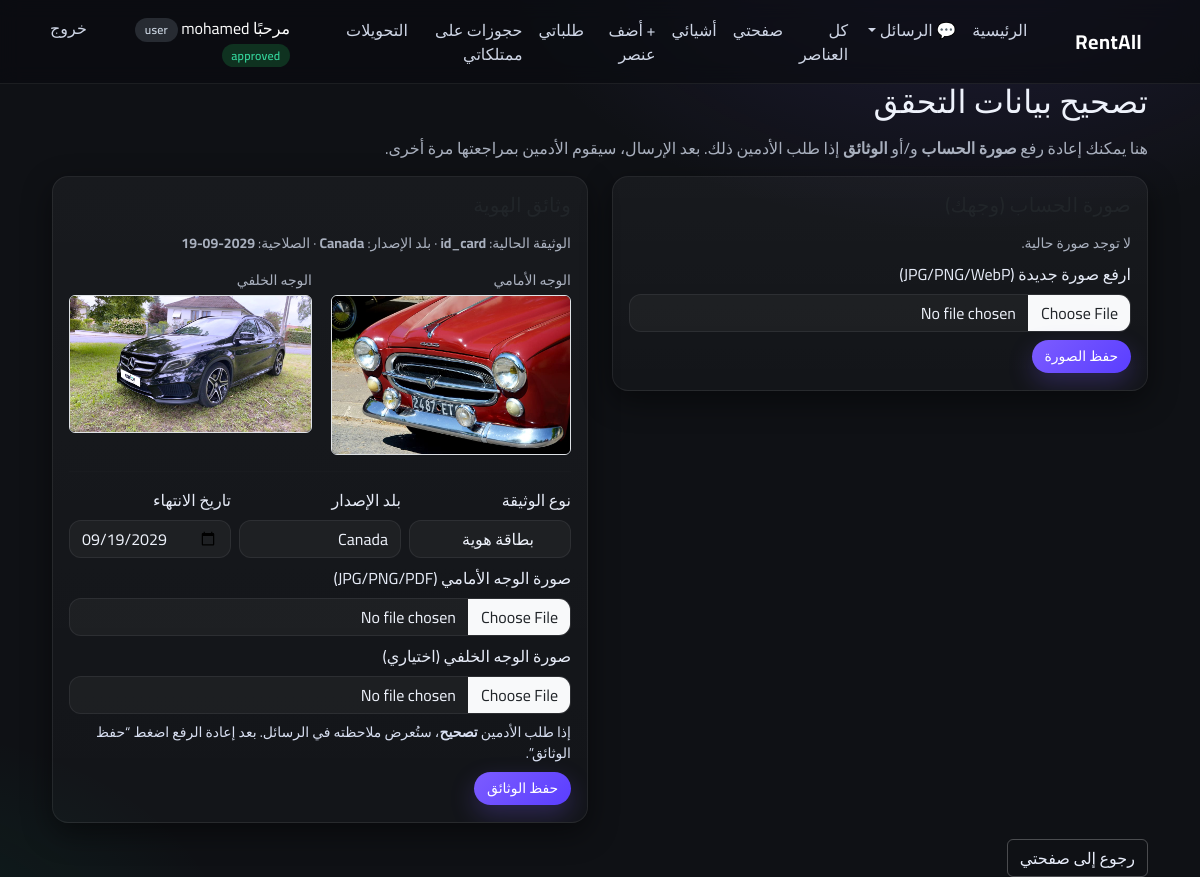
The app's page /profile/docs (signed in) with its own data.
### app/models.py (models this page shows, shortened)
class User(Base):
    __tablename__ = "users"
    id = Column(Integer, primary_key=True, index=True)
    first_name = Column(String(100), nullable=False)
    last_name  = Column(String(100), nullable=False)
    email      = Column(String(200), unique=True, nullable=False, index=True)
    phone      = Column(String(50), nullable=False)
    password_hash = Column(String(255), nullable=False)
    stripe_account_id = col_or_literal("users", "stripe_account_id", String, nullable=True)
    payouts_enabled   = col_or_literal("users", "payouts_enabled", Boolean, default=False)
    role              = col_or_literal("users", "role", String(20), default="user")
    status            = col_or_literal("users", "status", String(20), default="pending")
    is_verified    = col_or_literal("users", "is_verified", Boolean, default=False, nullable=False)
    verified_at    = col_or_literal("users", "verified_at", DateTime, nullable=True)
    if _has_column("users", "verified_by_id"):
        verified_by_id = Column(Integer, ForeignKey("users.id"), nullable=True)
    else:
        verified_by_id = column_property(literal(None))
    created_at = Column(DateTime, default=datetime.utcnow)
    updated_at = col_or_literal("users", "updated_at", DateTime, default=datetime.utcnow, onupdate=datetime.utcnow)
    avatar_path = col_or_literal("users", "avatar_path", String(500), nullable=True)
    documents = relationship(
        "Document",
        back_populates="user",
        cascade="all, delete-orphan"
    )
    items = relationship(
        "Item",
        back_populates="owner",
        cascade="all, delete-orphan"
    )
    sent_messages = relationship(
        "Message",
        foreign_keys="Message.sender_id",
        back_populates="sender"
    )
    ratings_given = relationship(
        "Rating",
        foreign_keys="Rating.rater_id",
        back_populates="rater"
    )
    ratings_received = relationship(
        "Rating",
        foreign_keys="Rating.rated_user_id",
        back_populates="rated_user"
    )
    if _has_column("users", "verified_by_id"):
        verified_by = relationship(
            "User",
            remote_side=[id],
            foreign_keys="[User.verified_by_id]",
            backref="verified_users",
            uselist=False
        )

class Document(Base):
    __tablename__ = "documents"
    id = Column(Integer, primary_key=True, index=True)
    user_id = Column(Integer, ForeignKey("users.id"))
    doc_type = Column(String(50))           # id_card / driver_license / passport
    country  = Column(String(100))
    expiry_date = Column(Date, nullable=True)
    file_front_path = Column(String(500))
    file_back_path  = Column(String(500), nullable=True)
    review_status = Column(String(20), default="pending")
    review_note   = Column(Text, nullable=True)
    created_at = Column(DateTime, default=datetime.utcnow)
    reviewed_at = Column(DateTime, nullable=True)
    user = relationship("User", back_populates="documents")

### app/profiles.py (the view)
@router.get("/profile/docs")
def profile_docs_get(request: Request, db: Session = Depends(get_db)):
    u = request.session.get("user")
    if not u:
        return RedirectResponse(url="/login", status_code=303)
    user = db.query(User).get(u["id"])
    return request.app.templates.TemplateResponse(
        "profile_docs.html",
        {"request": request, "title": "تصحيح بيانات التحقق", "user": user, "session_user": u}
    )

### app/templates/profile_docs.html (shortened to what this page needs)
{% extends "base.html" %}
{% block content %}
<h2 class="mb-3">تصحيح بيانات التحقق</h2>
<p class="text-muted">
هنا يمكنك إعادة رفع <strong>صورة الحساب</strong> و/أو <strong>الوثائق</strong> إذا طلب الأدمين ذلك.
بعد الإرسال، سيقوم الأدمين بمراجعتها مرة أخرى.
</p>
<div class="row">
  <div class="col-md-6">
    <div class="card mb-3">
      <div class="card-body">
        <h5 class="mb-3">صورة الحساب (وجهك)</h5>
        {% if user.avatar_path %}
          <div class="mb-2">
            <div class="small text-muted mb-1">الصورة الحالية:</div>
            <img src="/{{ user.avatar_path }}" class="rounded border" style="width:160px;height:160px;object-fit:cover;">
          </div>
        {% else %}
          <div class="text-muted small mb-2">لا توجد صورة حالية.</div>
        {% endif %}
        <form method="post" action="/profile/docs" enctype="multipart/form-data">
          <div class="mb-2">
            <label class="form-label">ارفع صورة جديدة (JPG/PNG/WebP)</label>
            <input class="form-control" type="file" name="avatar" accept="image/*" required>
          </div>
          <button class="btn btn-primary btn-sm">حفظ الصورة</button>
        </form>
      </div>
    </div>
  </div>
  <div class="col-md-6">
    <div class="card mb-3">
      <div class="card-body">
        <h5 class="mb-3">وثائق الهوية</h5>
        {% set d = (user.documents|first) %}
        <div class="row g-3">
          <div class="col-12">
            <div class="small text-muted">الوثيقة الحالية:
              {% if d %}
                <strong>{{ d.doc_type or "-" }}</strong> · بلد الإصدار: <strong>{{ d.country or "-" }}</strong> · الصلاحية: <strong>{{ d.expiry_date or "-" }}</strong>
              {% else %}
                لا يوجد سجل وثيقة بعد
              {% endif %}
            </div>
          </div>
          <div class="col-6">
            <div class="small text-muted mb-1">الوجه الأمامي</div>
            {% if d and d.file_front_path %}
              <img src="/{{ d.file_front_path }}" class="img-fluid rounded border" style="max-height:160px;object-fit:cover;">
            {% else %}
              <div class="text-muted small">غير مرفوع</div>
            {% endif %}
          </div>
          <div class="col-6">
            <div class="small text-muted mb-1">الوجه الخلفي</div>
            {% if d and d.file_back_path %}
              <img src="/{{ d.file_back_path }}" class="img-fluid rounded border" style="max-height:160px;object-fit:cover;">
            {% else %}
              <div class="text-muted small">غير مرفوع</div>
            {% endif %}
          </div>
        </div>
        <hr class="my-3">
        <form method="post" action="/profile/docs" enctype="multipart/form-data">
          <div class="row g-2">
            <div class="col-md-4">
              <label class="form-label">نوع الوثيقة</label>
              <select class="form-select" name="doc_type" required>
                <option value="id_card"  {% if d and d.doc_type=='id_card' %}selected{% endif %}>بطاقة هوية</option>
              </select>
            </div>
            <div class="col-md-4">
              <label class="form-label">بلد الإصدار</label>
              <input class="form-control" type="text" name="doc_country" value="{{ d.country if d else '' }}" required>
            </div>
            <div class="col-md-4">
              <label class="form-label">تاريخ الانتهاء</label>
              <input class="form-control" type="date" name="doc_expiry" value="{{ d.expiry_date if d and d.expiry_date }}">
            </div>
          </div>
          <div class="mt-2">
            <label class="form-label">صورة الوجه الأمامي (JPG/PNG/PDF)</label>
            <input class="form-control" type="file" name="doc_front" accept=".jpg,.jpeg,.png,.pdf">
          </div>
          <div class="mt-2">
            <label class="form-label">صورة الوجه الخلفي (اختياري)</label>
            <input class="form-control" type="file" name="doc_back" accept=".jpg,.jpeg,.png,.pdf">
          </div>
          <div class="form-text text-muted mt-2">
            إذا طلب الأدمين <strong>تصحيح</strong>، ستُعرض ملاحظته في الرسائل. بعد إعادة الرفع اضغط “حفظ الوثائق”.
          </div>
          <button class="btn btn-primary btn-sm mt-2">حفظ الوثائق</button>
        </form>
      </div>
    </div>
  </div>
</div>
<a href="/profile" class="btn btn-outline-light">رجوع إلى صفحتي</a>
{% endblock %}

### app/templates/base.html (shortened to what this page needs)
<!doctype html>
<html lang="ar" dir="rtl">
  <head>
    <link href="https://cdn.jsdelivr.net/npm/bootstrap@5.3.2/dist/css/bootstrap.min.css" rel="stylesheet">
    <link href="/static/style.css" rel="stylesheet">
  </head>
  <body>
    <nav class="navbar navbar-expand-lg navbar-dark bg-dark fixed-top">
      <div class="container">
        <a class="navbar-brand fw-bold" href="/">RentAll</a>
        <div class="collapse navbar-collapse" id="mainNav">
          <ul class="navbar-nav me-auto mb-2 mb-lg-0">
            <li class="nav-item"><a class="nav-link" href="/">الرئيسية</a></li>
            {% if session_user %}
              {% set unread = (request.state.unread_messages | default(0)) | int %}
              <li class="nav-item dropdown messages-dropdown">
                <a class="nav-link dropdown-toggle nav-msg-link" href="/messages" id="messagesDropdown" role="button" data-bs-toggle="dropdown" aria-expanded="false">
                  💬 الرسائل
                </a>
              </li>
              {% if session_user.status == 'approved' %}
                <li class="nav-item"><a class="nav-link" href="/items">كل العناصر</a></li>
                <li class="nav-item"><a class="nav-link" href="/profile">صفحتي</a></li>
                <li class="nav-item"><a class="nav-link" href="/owner/items">أشيائي</a></li>
                <li class="nav-item"><a class="nav-link" href="/owner/items/new">+ أضف عنصر</a></li>
                <li class="nav-item"><a class="nav-link" href="/bookings?view=renter">طلباتي</a></li>
                <li class="nav-item"><a class="nav-link" href="/bookings?view=owner">حجوزات على ممتلكاتي</a></li>
                <li class="nav-item"><a class="nav-link" href="/payout/settings">التحويلات</a></li>
              {% else %}
                <li class="nav-item"><a class="nav-link" href="/profile/docs">تصحيح التحقق</a></li>
              {% endif %}
            {% endif %}
          </ul>
          <ul class="navbar-nav ms-auto">
            {% if session_user %}
              <li class="nav-item">
                <span class="nav-link disabled">
                  مرحبًا {{ session_user.first_name }}
                  <span class="badge bg-secondary">{{ session_user.role }}</span>
                  <span class="badge
                    {% if session_user.status == 'approved' %}bg-success
                    {% elif session_user.status == 'pending' %}bg-warning text-dark
                    {% else %}bg-danger{% endif %}">{{ session_user.status }}</span>
                </span>
              </li>
              <li class="nav-item"><a class="nav-link" href="/logout">خروج</a></li>
            {% else %}
              <li class="nav-item"><a class="nav-link" href="/login">دخول</a></li>
              <li class="nav-item"><a class="nav-link" href="/register">تسجيل</a></li>
            {% endif %}
          </ul>
        </div>
      </div>
    </nav>
    <main class="container" style="padding-top: 82px; max-width: 1120px;">
      {% block content %}{% endblock %}
    </main>
  </body>
</html>

### app/static/style.css (style rules this page uses)
:root { --bg:#0f1115; --card:#171a21; --muted:#a9b0be; --text:#eef2fb; --primary:#7c5cff; --primary-2:#5a3eff; --accent:#00e5a8; --danger:#ff4d6d; --success:#22c55e; --warning:#f8b84e; --border:rgba(255,255,255,.07); --shadow:0 10px 30px rgba(0,0,0,.45); }
html,body { background: radial-gradient(1200px 800px at 80% -10%, rgba(124,92,255,.15), transparent 40%), radial-gradient(900px 600px at -10% 110%, rgba(0,229,168,.08), transparent 40%), var(--bg); color:var(--text); min-height:100%; -webkit-font-smoothing:antialiased; -moz-osx-font-smoothing:grayscale; }
body { font-family:'Tajawal','Cairo',system-ui, -apple-system, Segoe UI, Roboto, Arial, sans-serif; }
.navbar { background: rgba(10,12,16,.65)!important; backdrop-filter: blur(10px); border-bottom:1px solid var(--border); }
.navbar .navbar-brand { letter-spacing:.5px; }
.nav-link { color:#cfd6e6!important; transition:all .2s ease; }
main.container { padding-top:82px!important; max-width:1120px; }
.btn-primary { background: linear-gradient(135deg,var(--primary),var(--primary-2)); border:0; box-shadow:0 10px 24px rgba(124,92,255,.25); }
.btn-outline-light { border-color:rgba(255,255,255,.25)!important; color:#e9eefb!important; }
.btn.btn-sm { border-radius: 999px; padding:.35rem .8rem; }
.card { background:linear-gradient(180deg, rgba(255,255,255,.04), rgba(255,255,255,.02)); border:1px solid var(--border); box-shadow: var(--shadow); border-radius:16px; overflow:hidden; transition: transform .2s ease, box-shadow .2s ease, border-color .2s ease; }
.card .card-body { padding:1rem 1rem 1.1rem; }
h1,h2,h3,h4,h5 { letter-spacing:.2px; }
.badge { border-radius:999px; padding:.35rem .6rem; font-weight:600; letter-spacing:.2px; }
.bg-success { background:rgba(34,197,94,.2)!important; color:#34d399!important; }
.bg-secondary { background:rgba(148,163,184,.2)!important; color:#cbd5e1!important; }
.form-control, .form-select { background: rgba(255,255,255,.04); border:1px solid var(--border); color:var(--text); border-radius:12px; }
.form-label { color:#e6ebf7; }
.card .small.text-muted { color: var(--muted)!important; }
.text-muted { color:var(--muted)!important; }
.small, .text-muted.small, .list-group-item .text-muted, .card .text-muted, .dropdown-menu .text-muted { color:#d7def0 !important; opacity:1 !important; }
.navbar-dark .nav-link.disabled { opacity:1 !important; color:#fff !important; }

### app/templates/base.html (style rules this page uses)
body { font-family: "Cairo","Tajawal", system-ui, -apple-system, "Segoe UI", Roboto, "Helvetica Neue", Arial, sans-serif; }
.nav-msg-link { position: relative; padding-inline-end: 1.8rem; }
.navbar-dark .nav-link.disabled { opacity:1; color:#fff !important; }

### records on screen
User: first_name "mohamed", role "user"
Document: doc_type "id_card", country "Canada", expiry_date "2029-09-19", file_front_path (picture), file_back_path (picture), doc_type "بطاقة هوية", doc_country "Canada", doc_expiry "09/19/2029"

### other values on screen
{{ session_user.status }} "approved"
